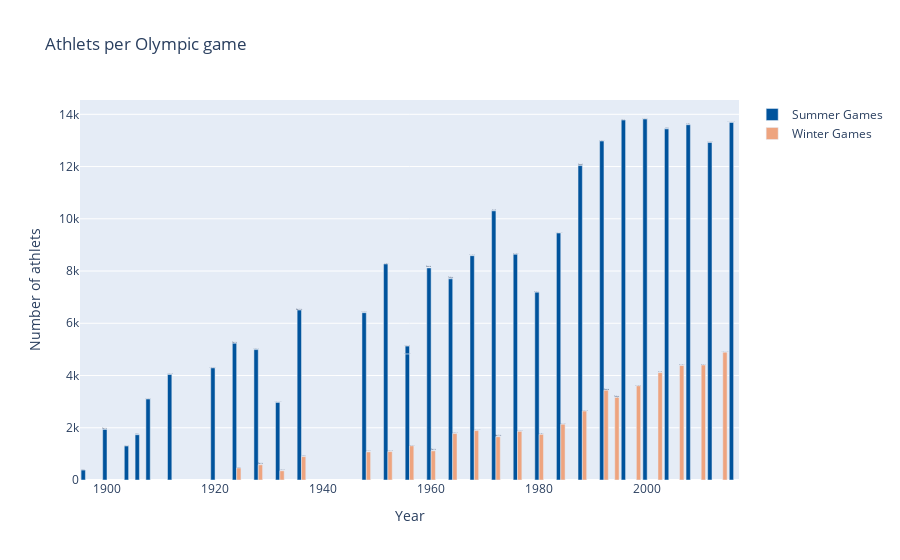

The code cell stored with this chart in its notebook:
### Code cell
dfS = df2[df2['Season']=='Summer']; dfW = df2[df2['Season']=='Winter']

traceS = go.Bar(
    x = dfS['Year'],y = dfS['Athlets'],
    name="Summer Games",
    marker=dict(color="rgba(0, 83, 156, 1.00)"),
    text=dfS['City']
)
traceW = go.Bar(
    x = dfW['Year'],y = dfW['Athlets'],
    name="Winter Games",
    marker=dict(color="rgba(238, 164, 127, 1.00)"),
    text=dfS['City']
)

data = [traceS, traceW]
layout = dict(title = 'Athlets per Olympic game',
          xaxis = dict(title = 'Year', showticklabels=True), 
          yaxis = dict(title = 'Number of athlets'),
          hovermode = 'closest'
         )
fig = dict(data=data, layout=layout)
iplot(fig, filename='events-athlets3')

### Figure 1 — Plotly figure (JSON) as saved in the notebook; plotly's stock layout.template omitted (floating-point values rounded to 4 significant figures)
{"data": [{"marker": {"color": "rgba(0, 83, 156, 1.00)"}, "name": "Summer Games", "text": ["Athina", "Paris", "St. Louis", "Athina", "London", "Stockholm", "Antwerpen", "Paris", "Amsterdam", "Los Angeles", "Berlin", "London", "Helsinki", "Melbourne", "Stockholm", "Roma", "Tokyo", "Mexico City", "Munich", "Montreal", "Moskva", "Los Angeles", "Seoul", "Barcelona", "Atlanta", "Sydney", "Athina", "Beijing", "London", "Rio de Janeiro"], "type": "bar", "x": [1896, 1900, 1904, 1906, 1908, 1912, 1920, 1924, 1928, 1932, 1936, 1948, 1952, 1956, 1956, 1960, 1964, 1968, 1972, 1976, 1980, 1984, 1988, 1992, 1996, 2000, 2004, 2008, 2012, 2016], "y": [380, 1936, 1301, 1733, 3101, 4040, 4292, 5233, 4992, 2969, 6506, 6405, 8270, 4829, 298, 8119, 7702, 8588, 10304, 8641, 7191, 9454, 12037, 12977, 13780, 13821, 13443, 13602, 12920, 13688]}, {"marker": {"color": "rgba(238, 164, 127, 1.00)"}, "name": "Winter Games", "text": ["Athina", "Paris", "St. Louis", "Athina", "London", "Stockholm", "Antwerpen", "Paris", "Amsterdam", "Los Angeles", "Berlin", "London", "Helsinki", "Melbourne", "Stockholm", "Roma", "Tokyo", "Mexico City", "Munich", "Montreal", "Moskva", "Los Angeles", "Seoul", "Barcelona", "Atlanta", "Sydney", "Athina", "Beijing", "London", "Rio de Janeiro"], "type": "bar", "x": [1924, 1928, 1932, 1936, 1948, 1952, 1956, 1960, 1964, 1968, 1972, 1976, 1980, 1984, 1988, 1992, 1994, 1998, 2002, 2006, 2010, 2014], "y": [460, 582, 352, 895, 1075, 1088, 1307, 1116, 1778, 1891, 1655, 1861, 1746, 2134, 2639, 3436, 3160, 3605, 4109, 4382, 4402, 4891]}], "layout": {"hovermode": "closest", "title": {"text": "Athlets per Olympic game"}, "xaxis": {"showticklabels": true, "title": {"text": "Year"}}, "yaxis": {"title": {"text": "Number of athlets"}}}}
